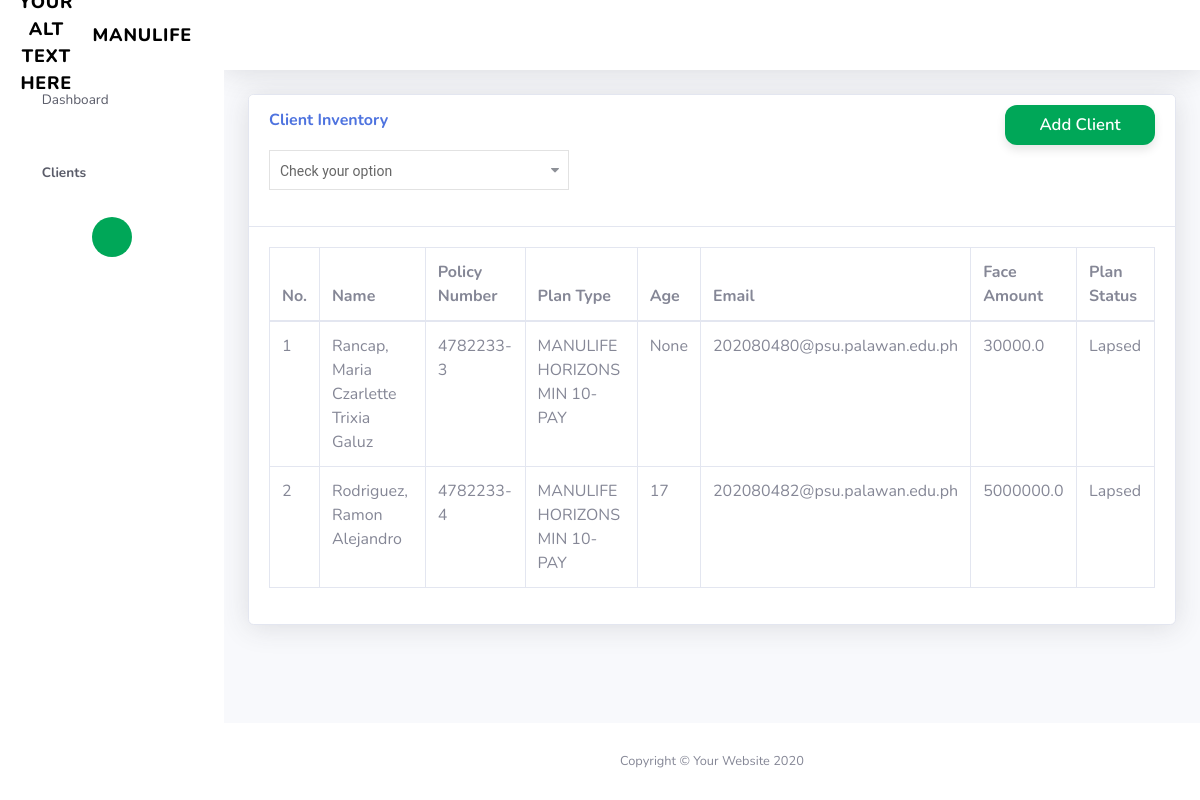
/clients/, run on the app's committed database.
### manuapp/models.py (models this page shows, shortened)
class InsurancePlan(models.Model):
    client = models.ForeignKey(Client, on_delete=models.CASCADE, blank=True, null=True,)
    product = models.ForeignKey(Product, on_delete=models.CASCADE)
    rider1 = models.ForeignKey(Riders, on_delete=models.CASCADE, blank=True, null=True, related_name="rider1")
    rider2 = models.ForeignKey(Riders, on_delete=models.CASCADE, blank=True, null=True, related_name="rider2")
    rider3 = models.ForeignKey(Riders, on_delete=models.CASCADE, blank=True, null=True, related_name="rider3")
    rider4 = models.ForeignKey(Riders, on_delete=models.CASCADE, blank=True, null=True, related_name="rider4")
    rider5 = models.ForeignKey(Riders, on_delete=models.CASCADE, blank=True, null=True, related_name="rider5")
    rider1_amount = models.FloatField(default=None, blank=True, null=True)
    rider2_amount = models.FloatField(default=None, blank=True, null=True)
    rider3_amount = models.FloatField(default=None, blank=True, null=True)
    rider4_amount = models.FloatField(default=None, blank=True, null=True)
    rider5_amount = models.FloatField(default=None, blank=True, null=True)
    face_amount = models.FloatField(default=None)
    policy_number = models.CharField(max_length=10)
    status = models.CharField(max_length=50)
    class Meta:
        verbose_name_plural = 'insurance plans'

class Client(models.Model):
    gender_choices = [("Male", "Male"), ("Female", "Female")]
    last_name = models.CharField(max_length=50)
    first_name = models.CharField(max_length=50)
    middle_name = models.CharField(max_length=50, null=True, blank=True)
    birthdate = models.DateField()
    age = models.IntegerField(default=None, null=True, blank=True)
    gender = models.CharField(max_length=50, default=None, null=True, blank=True, choices=gender_choices)
    mobile_number = models.CharField(max_length=15, null=True, blank=True)
    email = models.EmailField(null=True, blank=True)
    class Meta:
        verbose_name_plural = 'clients'

class Product(models.Model):
    product_type = models.CharField(max_length=50)
    class Meta:
        verbose_name_plural = 'products'

### manuapp/views.py (the view)
# urls.py: path('clients/', views.clients, name='clients'),
def clients(request):
    insurance_plans = InsurancePlan.objects.all().order_by('client__last_name')
    context = {
        'clients': dict(enumerate(insurance_plans, 1))  # Enumerate the clients starting from 1
    }
    return render(request, 'clients.html', context)

### manuapp/templates/clients.html (shortened to what this page needs)
{% load static %}
<!DOCTYPE html>
<html lang="en">
<head>
    <link href="{% static 'vendor/fontawesome-free/css/all.min.css' %}" rel="stylesheet" type="text/css">
    <link href="{% static 'css/sb-admin-2.min.css' %}" rel="stylesheet">
    <link href="{% static 'vendor/datatables/dataTables.bootstrap4.min.css' %}" rel="stylesheet">
    <link rel='stylesheet' href='https://cdnjs.cloudflare.com/ajax/libs/font-awesome/4.7.0/css/font-awesome.min.css'><link rel="stylesheet" href="{% static 'css/style.css' %}">
</head>
<body id="page-top">
    <div id="wrapper">
        <ul class="navbar-nav bg-gradient-primary sidebar sidebar-dark accordion" id="accordionSidebar">
            <a class="sidebar-brand d-flex align-items-center justify-content-center" href="{% url 'index' %}">
                <div class="sidebar-brand-icon">
                    <img src="{% static 'img/MANUNU.png' %}" alt="Your Alt Text Here" width="50" height="50">
                </div>
                <div class="sidebar-brand-text mx-3">MANULIFE</div>
            </a>
            <hr class="sidebar-divider my-0">
            <li class="nav-item">
                <a class="nav-link" href="{% url 'index' %}">
                    <i class="fas fa-fw fa-tachometer-alt"></i>
                    <span>Dashboard</span></a>
            </li>
            <hr class="sidebar-divider">
            <li class="nav-item active">
                <a class="nav-link" href="{% url 'clients' %}">
                    <i class="fas fa-fw fa-table"></i>
                    <span>Clients</span></a>
            </li>
            <hr class="sidebar-divider d-none d-md-block">
            <div class="text-center d-none d-md-inline">
                <button class="rounded-circle border-0" id="sidebarToggle"></button>
            </div>
        </ul>
        <div id="content-wrapper" class="d-flex flex-column">
            <div id="content">
                <nav class="navbar navbar-expand navbar-light bg-white topbar mb-4 static-top shadow">
                </nav>
                <div class="container-fluid">
                    <div class="card shadow mb-4">
                        <div class="card-header py-3">
                            <h6 class="m-0 font-weight-bold text-primary">Client Inventory</h6>
                            <div class="wrapper">
                                <div class="drop-down">
                                    <div class="drop-down-button open-close">
                                        <span class="drop-down-title">Check your option</span>
                                    </div>
                                </div>
                            </div>
                            <div class="CartContainer">
                                <a href="{% url 'addclient' %}" style="text-decoration: none;">
                                    <button class="CartBtn">
                                        <p class="text">Add Client</p>
                                    </button>
                                </a>
                            </div>
                        </div>
                        <div class="card-body">
                            <div class="table-responsive">
                                <table class="table table-bordered" id="dataTable" width="100%" cellspacing="0">
                                    <thead>
                                        <tr>
                                            <th>No.</th>
                                            <th>Name</th>
                                            <th>Policy Number</th>
                                            <th>Plan Type</th>
                                            <th>Age</th>
                                            <th>Email</th>
                                            <th>Face Amount</th>
                                            <th>Plan Status</th>
                                        </tr>
                                    </thead>
                                    <tbody>
                                        {% for index, client in clients.items %}
                                            <tr>
                                                <td>{{ index }}</td>
                                                <td>{{ client.client.last_name }}, {{ client.client.first_name }} {{ client.client.middle_name }}</td>
                                                <td>{{ client.policy_number }}</td>
                                                <td>{{ client.product.product_type }}</td>
                                                <td>{{ client.client.age }}</td>
                                                <td>{{ client.client.email }}</td>
                                                <td>{{ client.face_amount }}</td>
                                                <td>{{ client.status }}</td>
                                            </tr>
                                        {% empty %}
                                            <tr>
                                                <td colspan="8">No records yet.</td>
                                            </tr>
                                        {% endfor %}
                                    </tbody>
                                </table>
                            </div>
                        </div>
                    </div>
                </div>
            </div>
            <footer class="sticky-footer bg-white">
                <div class="container my-auto">
                    <div class="copyright text-center my-auto">
                        <span>Copyright &copy; Your Website 2020</span>
                    </div>
                </div>
            </footer>
        </div>
    </div>
</body>
</html>

### manuapp/static/css/style.css (style rules this page uses)
.checkbox-label, .drop-down-title { overflow: hidden; text-overflow: ellipsis; white-space: nowrap; }
.wrapper { width: 300px; }
.drop-down { position: relative; width: 100%; height: 40px; margin: 20px auto; color: #666; font-family: Roboto, sans-serif; font-size: 14px; line-height: 40px; cursor: pointer; }
.drop-down-button { height: 100%; padding-left: 10px; border: 1px solid #e2e2e2; background-color: #fff; }
.drop-down-title { display: inline-block; max-width: calc(300px - 50px); }

### manuapp/templates/clients.html (style rules this page uses)
.CartContainer { position: absolute; top: 10px; right: 20px; }
.CartBtn { width: 150px; height: 40px; border-radius: 12px; border: none; background-color: #00a758; display: flex; align-items: center; justify-content: center; cursor: pointer; transition-duration: .5s; overflow: hidden; box-shadow: 0px 5px 10px rgba(0, 0, 0, 0.103); position: relative; top: 0; right: 0; }
.text { height: 100%; width: fit-content; display: flex; align-items: center; justify-content: center; color: white; z-index: 1; transition-duration: .5s; font-size: 1.04em; font-weight: 600; margin: 0 auto; }

### data on the page
InsurancePlan: index "1", client.last_name "Rancap", client.first_name "Maria Czarlette Trixia", client.middle_name "Galuz", policy_number "4782233-3", product.product_type "MANULIFE HORIZONS MIN 10-PAY", client.age "None", client.email "202080480@psu.palawan.edu.ph", face_amount "30000.0", status "Lapsed"
InsurancePlan: index "2", client.last_name "Rodriguez", client.first_name "Ramon Alejandro", policy_number "4782233-4", product.product_type "MANULIFE HORIZONS MIN 10-PAY", client.age "17", client.email "202080482@psu.palawan.edu.ph", face_amount "5000000.0", status "Lapsed"
